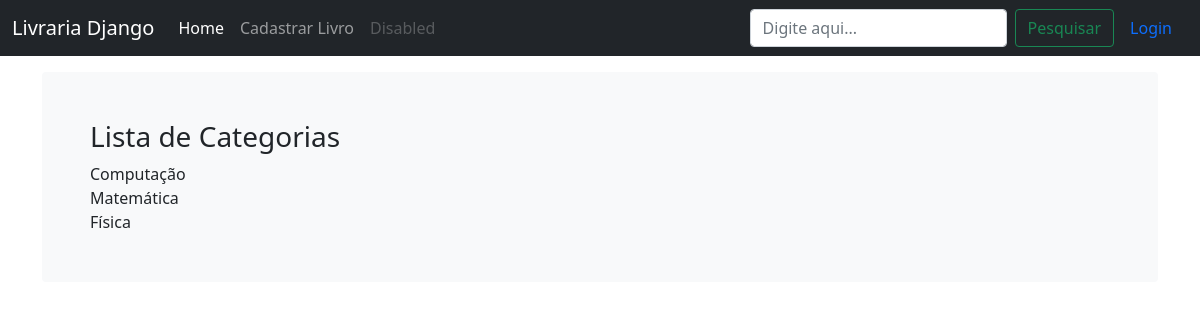
The app's page /listar_categorias with its own data.
### livraria/models.py (models this page shows, shortened)
class Categoria(models.Model):
    nome = models.CharField(max_length=200)
    descricao = models.TextField()

### livraria/views.py (the view)
# urls.py: path('listar_categorias', views.listar_categorias, name='listar_categorias'),
def listar_categorias(request):
    categorias = Categoria.objects.all()
    return render(request, 'livraria/listar_categorias.html', {'categorias':categorias})

### livraria/templates/livraria/listar_categorias.html
{% extends 'livraria/base.html' %}
{% block content %}
       <h3>Lista de Categorias</h3>
       {% for categoria in categorias %}
            {{categoria.nome}}<br>
        {% endfor %}
{% endblock %}

### livraria/static/navbar-top-fixed.css (style rules this page uses)
body { min-height: 75rem; padding-top: 4.5rem; }

### records on screen
Categoria: nome "Computação"
Categoria: nome "Matemática"
Categoria: nome "Física"
